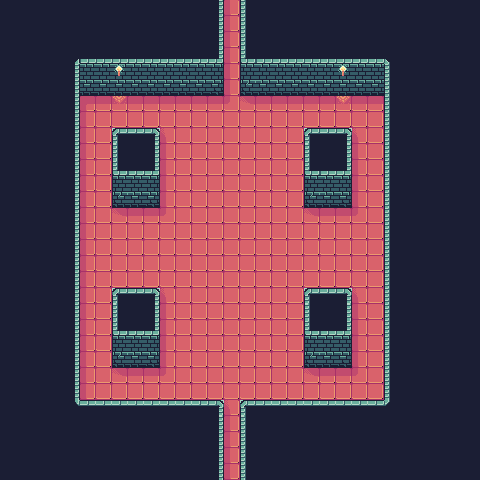

The image is a tile-based game level rendered from a .tmx file. Its description and complete source (layers, tilesets, objects, tile grids) follow:
An orthogonal 30x30 tile map with 16x16 px tiles, 2 tile layers (prototype, base) and 2 objects (north_exit, south_exit).

<map version="1.10" tiledversion="1.10.2" orientation="orthogonal" renderorder="right-down" width="30" height="30" tilewidth="16" tileheight="16" infinite="0" nextlayerid="19" nextobjectid="5">
 <tileset firstgid="1" source="../FaerieForest_PetricakeGamesTSX.tsx" />
 <layer id="1" name="prototype" width="30" height="30">
  <data encoding="csv">
163,163,163,163,163,163,163,163,163,163,163,163,163,166,169,166,163,163,163,163,163,163,163,163,163,163,163,163,163,163,
163,163,163,163,163,163,163,163,163,163,163,163,163,166,169,166,163,163,163,163,163,163,163,163,163,163,163,163,163,163,
163,163,163,163,163,163,163,163,163,163,163,163,163,166,169,166,163,163,163,163,163,163,163,163,163,163,163,163,163,163,
163,163,163,163,163,163,163,163,163,163,163,163,163,166,169,166,163,163,163,163,163,163,163,163,163,163,163,163,163,163,
163,163,163,163,166,166,166,166,166,166,166,166,166,166,169,166,166,166,166,166,166,166,166,166,166,163,163,163,163,163,
163,163,163,163,166,166,166,166,166,166,166,166,166,166,169,166,166,166,166,166,166,166,166,166,166,163,163,163,163,163,
163,163,163,163,166,169,169,169,169,169,169,169,169,169,169,169,169,169,169,169,169,169,169,169,166,163,163,163,163,163,
163,163,163,163,166,169,169,169,169,169,169,169,169,169,169,169,169,169,169,169,169,169,169,169,166,163,163,163,163,163,
163,163,163,163,166,169,169,166,166,166,169,169,169,169,169,169,169,169,169,166,166,166,169,169,166,163,163,163,163,163,
163,163,163,163,166,169,169,166,163,166,169,169,169,169,169,169,169,169,169,166,163,166,169,169,166,163,163,163,163,163,
163,163,163,163,166,169,169,166,163,166,169,169,169,169,169,169,169,169,169,166,163,166,169,169,166,163,163,163,163,163,
163,163,163,163,166,169,169,166,166,166,169,169,169,169,169,169,169,169,169,166,166,166,169,169,166,163,163,163,163,163,
163,163,163,163,166,169,169,166,166,166,169,169,169,169,169,169,169,169,169,166,166,166,169,169,166,163,163,163,163,163,
163,163,163,163,166,169,169,169,169,169,169,169,169,169,169,169,169,169,169,169,169,169,169,169,166,163,163,163,163,163,
163,163,163,163,166,169,169,169,169,169,169,169,169,169,169,169,169,169,169,169,169,169,169,169,166,163,163,163,163,163,
163,163,163,163,166,169,169,169,169,169,169,169,169,169,169,169,169,169,169,169,169,169,169,169,166,163,163,163,163,163,
163,163,163,163,166,169,169,169,169,169,169,169,169,169,169,169,169,169,169,169,169,169,169,169,166,163,163,163,163,163,
163,163,163,163,166,169,169,169,169,169,169,169,169,169,169,169,169,169,169,169,169,169,169,169,166,163,163,163,163,163,
163,163,163,163,166,169,169,166,166,166,169,169,169,169,169,169,169,169,169,166,166,166,169,169,166,163,163,163,163,163,
163,163,163,163,166,169,169,166,163,166,169,169,169,169,169,169,169,169,169,166,163,166,169,169,166,163,163,163,163,163,
163,163,163,163,166,169,169,166,163,166,169,169,169,169,169,169,169,169,169,166,163,166,169,169,166,163,163,163,163,163,
163,163,163,163,166,169,169,166,166,166,169,169,169,169,169,169,169,169,169,166,166,166,169,169,166,163,163,163,163,163,
163,163,163,163,166,169,169,166,166,166,169,169,169,169,169,169,169,169,169,166,166,166,169,169,166,163,163,163,163,163,
163,163,163,163,166,169,169,169,169,169,169,169,169,169,169,169,169,169,169,169,169,169,169,169,166,163,163,163,163,163,
163,163,163,163,166,169,169,169,169,169,169,169,169,169,169,169,169,169,169,169,169,169,169,169,166,163,163,163,163,163,
163,163,163,163,166,166,166,166,166,166,166,166,166,166,169,166,166,166,166,166,166,166,166,166,166,163,163,163,163,163,
163,163,163,163,163,163,163,163,163,163,163,163,163,166,169,166,163,163,163,163,163,163,163,163,163,163,163,163,163,163,
163,163,163,163,163,163,163,163,163,163,163,163,163,166,169,166,163,163,163,163,163,163,163,163,163,163,163,163,163,163,
163,163,163,163,163,163,163,163,163,163,163,163,163,166,169,166,163,163,163,163,163,163,163,163,163,163,163,163,163,163,
163,163,163,163,163,163,163,163,163,163,163,163,163,166,169,166,163,163,163,163,163,163,163,163,163,163,163,163,163,163
</data>
 </layer>
 <layer id="18" name="base" width="30" height="30">
  <data encoding="csv">
115,115,115,115,115,115,115,115,115,115,115,115,115,37,61,40,115,115,115,115,115,115,115,115,115,115,115,115,115,115,
115,115,115,115,115,115,115,115,115,115,115,115,115,37,61,40,115,115,115,115,115,115,115,115,115,115,115,115,115,115,
115,115,115,115,115,115,115,115,115,115,115,115,115,37,61,40,115,115,115,115,115,115,115,115,115,115,115,115,115,115,
115,115,115,115,1,5,5,5,5,5,5,5,5,42,61,45,5,5,5,5,5,5,5,5,4,115,115,115,115,115,
115,115,115,115,37,21,21,7,21,21,21,21,21,164,61,165,21,21,21,21,21,7,21,21,40,115,115,115,115,115,
115,115,115,115,37,8,8,8,8,8,8,8,8,60,61,63,8,8,8,8,8,8,8,8,40,115,115,115,115,115,
115,115,115,115,37,43,26,25,26,26,26,26,26,26,79,151,26,26,26,26,26,25,26,26,40,115,115,115,115,115,
115,115,115,115,37,61,41,41,41,41,41,41,41,41,41,41,41,41,41,41,41,41,41,41,40,115,115,115,115,115,
115,115,115,115,37,61,41,9,6,27,80,41,41,41,41,41,41,41,41,9,6,27,80,41,40,115,115,115,115,115,
115,115,115,115,37,61,41,40,115,37,61,41,41,41,41,41,41,41,41,40,115,37,61,41,40,115,115,115,115,115,
115,115,115,115,37,61,41,45,5,42,61,41,41,41,41,41,41,41,41,45,5,42,61,41,40,115,115,115,115,115,
115,115,115,115,37,61,41,165,21,164,61,41,41,41,41,41,41,41,41,165,21,164,61,41,40,115,115,115,115,115,
115,115,115,115,37,61,41,63,8,60,61,41,41,41,41,41,41,41,41,63,8,60,61,41,40,115,115,115,115,115,
115,115,115,115,37,61,41,151,26,26,79,41,41,41,41,41,41,41,41,151,26,26,79,41,40,115,115,115,115,115,
115,115,115,115,37,61,41,41,41,41,41,41,41,41,41,41,41,41,41,41,41,41,41,41,40,115,115,115,115,115,
115,115,115,115,37,61,41,41,41,41,41,41,41,41,41,41,41,41,41,41,41,41,41,41,40,115,115,115,115,115,
115,115,115,115,37,61,41,41,41,41,41,41,41,41,41,41,41,41,41,41,41,41,41,41,40,115,115,115,115,115,
115,115,115,115,37,61,41,41,41,41,41,41,41,41,41,41,41,41,41,41,41,41,41,41,40,115,115,115,115,115,
115,115,115,115,37,61,41,9,6,27,80,41,41,41,41,41,41,41,41,9,6,27,80,41,40,115,115,115,115,115,
115,115,115,115,37,61,41,40,115,37,61,41,41,41,41,41,41,41,41,40,115,37,61,41,40,115,115,115,115,115,
115,115,115,115,37,61,41,45,5,42,61,41,41,41,41,41,41,41,41,45,5,42,61,41,40,115,115,115,115,115,
115,115,115,115,37,61,41,165,21,164,61,41,41,41,41,41,41,41,41,165,21,164,61,41,40,115,115,115,115,115,
115,115,115,115,37,61,41,63,8,60,61,41,41,41,41,41,41,41,41,63,8,60,61,41,40,115,115,115,115,115,
115,115,115,115,37,61,41,151,26,26,79,41,41,41,41,41,41,41,41,151,26,26,79,41,40,115,115,115,115,115,
115,115,115,115,37,61,41,41,41,41,41,41,41,41,41,41,41,41,41,41,41,41,41,41,40,115,115,115,115,115,
115,115,115,115,73,6,6,6,6,6,6,6,6,27,80,9,6,6,6,6,6,6,6,6,76,115,115,115,115,115,
115,115,115,115,115,115,115,115,115,115,115,115,115,37,61,40,115,115,115,115,115,115,115,115,115,115,115,115,115,115,
115,115,115,115,115,115,115,115,115,115,115,115,115,37,61,40,115,115,115,115,115,115,115,115,115,115,115,115,115,115,
115,115,115,115,115,115,115,115,115,115,115,115,115,37,61,40,115,115,115,115,115,115,115,115,115,115,115,115,115,115,
115,115,115,115,115,115,115,115,115,115,115,115,115,37,61,40,115,115,115,115,115,115,115,115,115,115,115,115,115,115
</data>
 </layer>
 <objectgroup id="17" name="objects_01">
  <object id="3" name="north_exit" x="232" y="0.625">
   <point />
  </object>
  <object id="4" name="south_exit" x="232" y="479.125">
   <point />
  </object>
 </objectgroup>
</map>
